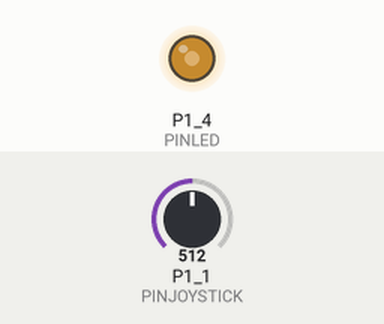
This sketch was run on a simulated TI MSP430 LaunchPad. Shown: output pins drawn as LEDs (lit = HIGH). The inputs (shaded band) are chosen by the test bench; at power-on: P1_1 (PINJOYSTICK) = 512.

Above: at 1.2 s.
1.3 s: P1_1 (PINJOYSTICK) set to 716
At 1.6 s:
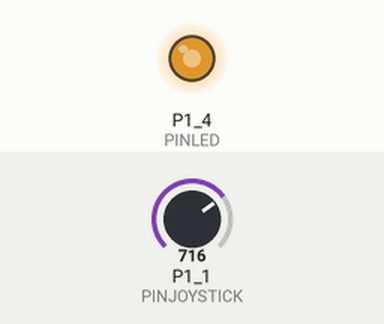
2.8 s: P1_1 (PINJOYSTICK) set to 900
At 4.0 s:
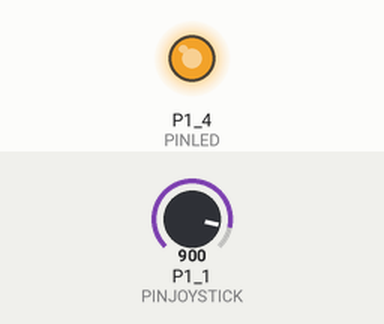
4.3 s: P1_1 (PINJOYSTICK) set to 122
At 5.3 s:
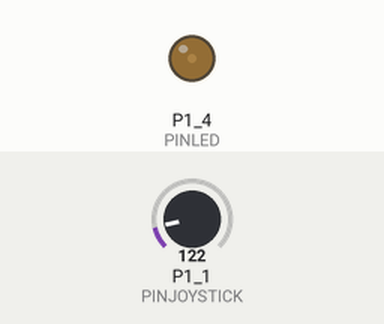
5.8 s: P1_1 (PINJOYSTICK) set to 0
At 6.5 s:
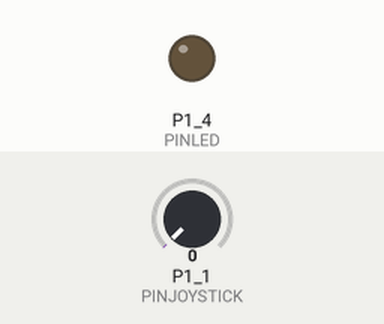
Timing chart, 0 to 8.3 s (numbered marks = the images above; inputs shaded):
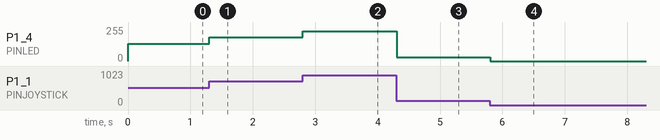

The sketch:

Ejemplo1.ino
```cpp
/*
  Tutorial 4 - Ejemplo 1
  Uso de potenciómetro para ajustar el brillo de un led

  Taller de uControladores ESIBot 2013
*/


//definimos los pines que vamos a usar:
#define PINJOYSTICK  A1
#define PINLED  P1_4


void setup() {
  pinMode(PINLED, OUTPUT);
  //no necesitamos poner PINJOYSTICK como entrada ya que
  //la función analogRead() coloca el pin en un estado especial,
  //conectado al ADC
}


int joystickValue = 0;
int pwmValue = 0;

void loop() {

  joystickValue = analogRead(PINJOYSTICK);
  //leemos el valor del potenciometro

  pwmValue = joystickValue/4;
  //lo escalamos para el pwm                                                                                                                                                                                  joystickValue/=4;

  analogWrite(PINLED, pwmValue);
  //cambiamos el valor del PWM para el led

  delay(100);

}
```

Measured:
- after the input at 1.3 s, P1_4 (PINLED): 128/255 → 179/255 at once
- after the input at 2.8 s, P1_4 (PINLED): 179/255 → 225/255 at once
- after the input at 4.3 s, P1_4 (PINLED): 225/255 → 30/255 at once
- after the input at 5.8 s, P1_4 (PINLED): 30/255 → 0/255 at once
